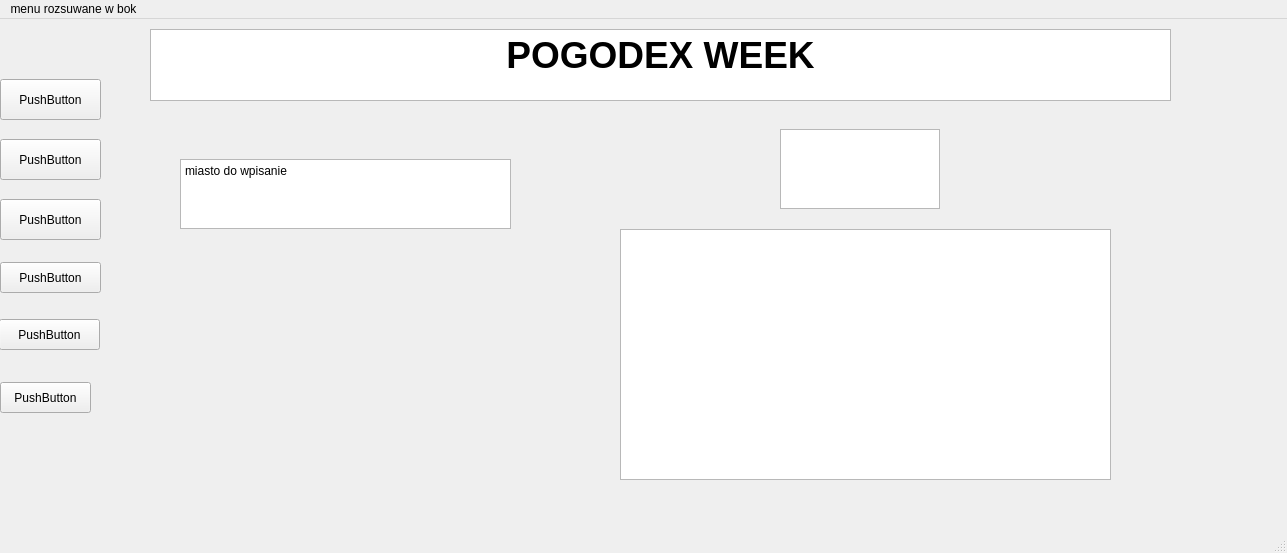
<?xml version="1.0" encoding="UTF-8"?>
<ui version="4.0">
 <class>MainWindow</class>
 <widget class="QMainWindow" name="MainWindow">
  <property name="geometry">
   <rect>
    <x>0</x>
    <y>0</y>
    <width>1287</width>
    <height>553</height>
   </rect>
  </property>
  <property name="windowTitle">
   <string>MainWindow</string>
  </property>
  <widget class="QWidget" name="centralwidget">
   <widget class="QPushButton" name="pushButton">
    <property name="geometry">
     <rect>
      <x>0</x>
      <y>60</y>
      <width>101</width>
      <height>41</height>
     </rect>
    </property>
    <property name="text">
     <string>PushButton</string>
    </property>
   </widget>
   <widget class="QPushButton" name="pushButton_2">
    <property name="geometry">
     <rect>
      <x>0</x>
      <y>120</y>
      <width>101</width>
      <height>41</height>
     </rect>
    </property>
    <property name="text">
     <string>PushButton</string>
    </property>
   </widget>
   <widget class="QPushButton" name="pushButton_3">
    <property name="geometry">
     <rect>
      <x>0</x>
      <y>180</y>
      <width>101</width>
      <height>41</height>
     </rect>
    </property>
    <property name="text">
     <string>PushButton</string>
    </property>
   </widget>
   <widget class="QPushButton" name="pushButton_4">
    <property name="geometry">
     <rect>
      <x>0</x>
      <y>243</y>
      <width>101</width>
      <height>31</height>
     </rect>
    </property>
    <property name="text">
     <string>PushButton</string>
    </property>
   </widget>
   <widget class="QPushButton" name="pushButton_5">
    <property name="geometry">
     <rect>
      <x>-1</x>
      <y>300</y>
      <width>101</width>
      <height>31</height>
     </rect>
    </property>
    <property name="text">
     <string>PushButton</string>
    </property>
   </widget>
   <widget class="QPushButton" name="pushButton_6">
    <property name="geometry">
     <rect>
      <x>0</x>
      <y>363</y>
      <width>91</width>
      <height>31</height>
     </rect>
    </property>
    <property name="text">
     <string>PushButton</string>
    </property>
   </widget>
   <widget class="QWidget" name="verticalLayoutWidget">
    <property name="geometry">
     <rect>
      <x>150</x>
      <y>10</y>
      <width>1021</width>
      <height>72</height>
     </rect>
    </property>
    <layout class="QVBoxLayout" name="verticalLayout">
     <item>
      <widget class="QTextEdit" name="textEdit">
       <property name="html">
        <string>&lt;!DOCTYPE HTML PUBLIC &quot;-//W3C//DTD HTML 4.0//EN&quot; &quot;http://www.w3.org/TR/REC-html40/strict.dtd&quot;&gt;
&lt;html&gt;&lt;head&gt;&lt;meta name=&quot;qrichtext&quot; content=&quot;1&quot; /&gt;&lt;meta charset=&quot;utf-8&quot; /&gt;&lt;style type=&quot;text/css&quot;&gt;
p, li { white-space: pre-wrap; }
hr { height: 1px; border-width: 0; }
li.unchecked::marker { content: &quot;\2610&quot;; }
li.checked::marker { content: &quot;\2612&quot;; }
&lt;/style&gt;&lt;/head&gt;&lt;body style=&quot; font-family:'Segoe UI'; font-size:9pt; font-weight:400; font-style:normal;&quot;&gt;
&lt;p align=&quot;center&quot; style=&quot; margin-top:0px; margin-bottom:0px; margin-left:0px; margin-right:0px; -qt-block-indent:0; text-indent:0px;&quot;&gt;&lt;span style=&quot; font-size:28pt; font-weight:700;&quot;&gt;POGODEX WEEK&lt;/span&gt;&lt;/p&gt;&lt;/body&gt;&lt;/html&gt;</string>
       </property>
      </widget>
     </item>
    </layout>
   </widget>
   <widget class="QWidget" name="horizontalLayoutWidget">
    <property name="geometry">
     <rect>
      <x>0</x>
      <y>-20</y>
      <width>121</width>
      <height>551</height>
     </rect>
    </property>
    <layout class="QHBoxLayout" name="horizontalLayout"/>
   </widget>
   <widget class="QTextEdit" name="textEdit_2">
    <property name="geometry">
     <rect>
      <x>180</x>
      <y>140</y>
      <width>331</width>
      <height>70</height>
     </rect>
    </property>
    <property name="html">
     <string>&lt;!DOCTYPE HTML PUBLIC &quot;-//W3C//DTD HTML 4.0//EN&quot; &quot;http://www.w3.org/TR/REC-html40/strict.dtd&quot;&gt;
&lt;html&gt;&lt;head&gt;&lt;meta name=&quot;qrichtext&quot; content=&quot;1&quot; /&gt;&lt;meta charset=&quot;utf-8&quot; /&gt;&lt;style type=&quot;text/css&quot;&gt;
p, li { white-space: pre-wrap; }
hr { height: 1px; border-width: 0; }
li.unchecked::marker { content: &quot;\2610&quot;; }
li.checked::marker { content: &quot;\2612&quot;; }
&lt;/style&gt;&lt;/head&gt;&lt;body style=&quot; font-family:'Segoe UI'; font-size:9pt; font-weight:400; font-style:normal;&quot;&gt;
&lt;p style=&quot; margin-top:0px; margin-bottom:0px; margin-left:0px; margin-right:0px; -qt-block-indent:0; text-indent:0px;&quot;&gt;miasto do wpisanie&lt;/p&gt;
&lt;p style=&quot;-qt-paragraph-type:empty; margin-top:0px; margin-bottom:0px; margin-left:0px; margin-right:0px; -qt-block-indent:0; text-indent:0px;&quot;&gt;&lt;br /&gt;&lt;/p&gt;&lt;/body&gt;&lt;/html&gt;</string>
    </property>
   </widget>
   <widget class="QWidget" name="verticalLayoutWidget_2">
    <property name="geometry">
     <rect>
      <x>620</x>
      <y>210</y>
      <width>491</width>
      <height>251</height>
     </rect>
    </property>
    <layout class="QVBoxLayout" name="verticalLayout_4">
     <item>
      <widget class="QGraphicsView" name="wyswietlenie_danych"/>
     </item>
    </layout>
   </widget>
   <widget class="QWidget" name="verticalLayoutWidget_3">
    <property name="geometry">
     <rect>
      <x>780</x>
      <y>110</y>
      <width>160</width>
      <height>80</height>
     </rect>
    </property>
    <layout class="QVBoxLayout" name="verticalLayout_5">
     <item>
      <widget class="QGraphicsView" name="obraz_pogody"/>
     </item>
    </layout>
   </widget>
  </widget>
  <widget class="QMenuBar" name="menubar">
   <property name="geometry">
    <rect>
     <x>0</x>
     <y>0</y>
     <width>1287</width>
     <height>21</height>
    </rect>
   </property>
   <widget class="QMenu" name="menumenu_rozsuwane_w_bok">
    <property name="title">
     <string>menu rozsuwane w bok</string>
    </property>
   </widget>
   <addaction name="menumenu_rozsuwane_w_bok"/>
  </widget>
  <widget class="QStatusBar" name="statusbar"/>
 </widget>
 <resources/>
 <connections/>
</ui>
